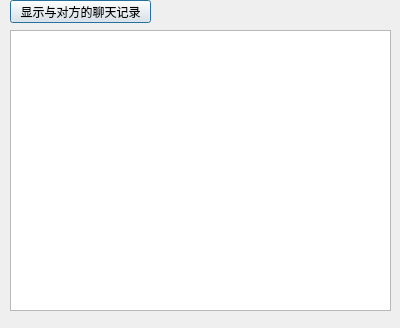
<?xml version="1.0" encoding="UTF-8"?>
<ui version="4.0">
 <class>ChatRecord</class>
 <widget class="QDialog" name="ChatRecord">
  <property name="geometry">
   <rect>
    <x>0</x>
    <y>0</y>
    <width>400</width>
    <height>328</height>
   </rect>
  </property>
  <property name="windowTitle">
   <string>聊天记录</string>
  </property>
  <widget class="QTextBrowser" name="textBrowser">
   <property name="geometry">
    <rect>
     <x>10</x>
     <y>30</y>
     <width>381</width>
     <height>281</height>
    </rect>
   </property>
  </widget>
  <widget class="QPushButton" name="show">
   <property name="geometry">
    <rect>
     <x>10</x>
     <y>0</y>
     <width>141</width>
     <height>23</height>
    </rect>
   </property>
   <property name="text">
    <string>显示与对方的聊天记录</string>
   </property>
  </widget>
  <widget class="QLabel" name="label">
   <property name="geometry">
    <rect>
     <x>230</x>
     <y>10</y>
     <width>141</width>
     <height>16</height>
    </rect>
   </property>
   <property name="text">
    <string/>
   </property>
  </widget>
 </widget>
 <resources/>
 <connections/>
</ui>
